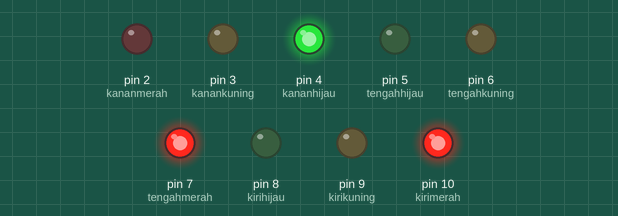
A sketch run on a simulated Arduino Uno, built with avr-gcc and run on an emulated ATmega328P. Shown: output pins drawn as LEDs (lit = HIGH).

Above: at 0.5 s.
At 2.7 s:
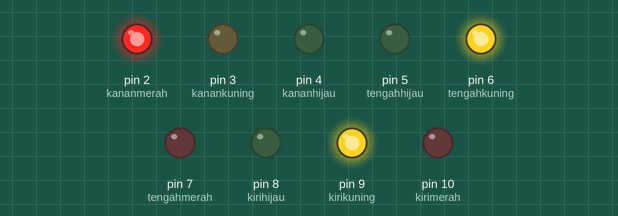
At 3.5 s:
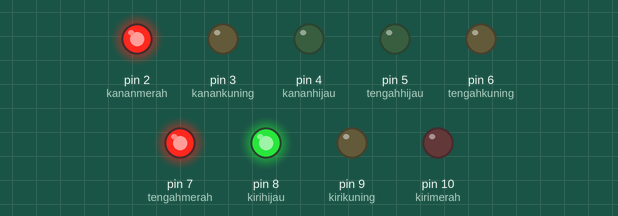
At 5.0 s:
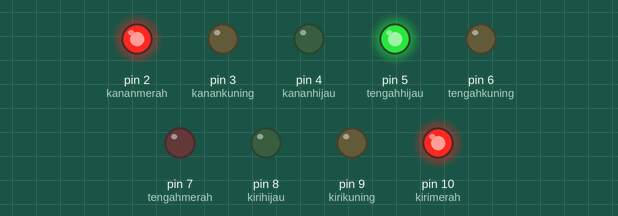
At 7.2 s:
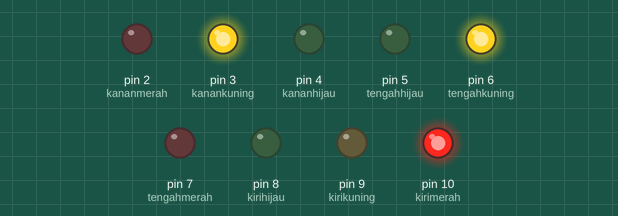
Timing chart, 0 to 7.8 s (numbered marks = the images above):
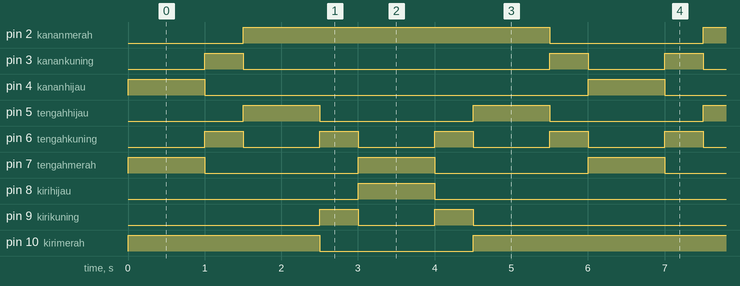

The sketch:

sketch.ino
```cpp
const int kananhijau = 4;
const int kanankuning = 3;
const int kananmerah = 2;
const int tengahhijau = 5;
const int tengahkuning = 6;
const int tengahmerah = 7;
const int kirihijau = 8;
const int kirikuning = 9;
const int kirimerah = 10;


void setup() {

  pinMode(kananhijau, OUTPUT);
  pinMode(kanankuning, OUTPUT);
  pinMode(kananmerah, OUTPUT);
  pinMode(tengahhijau, OUTPUT);
  pinMode(tengahkuning, OUTPUT);
  pinMode(tengahmerah, OUTPUT);
  pinMode(kirihijau, OUTPUT);
  pinMode(kirikuning, OUTPUT);
  pinMode(kirimerah, OUTPUT);

}


void loop() {


//nyalakan semua, kanan hijau
 digitalWrite(kanankuning, LOW);
 digitalWrite(kananmerah, LOW);
 digitalWrite(tengahhijau, LOW);
 digitalWrite(tengahkuning, LOW);
 digitalWrite(kirihijau, LOW);
 digitalWrite(kirikuning, LOW);
 digitalWrite (kananhijau, HIGH);
 digitalWrite (tengahmerah, HIGH);
 digitalWrite (kirimerah, HIGH);
  delay(1000);

//lampu kuning di kanan dan tengah
 digitalWrite (kananhijau, LOW);
 digitalWrite (tengahmerah, LOW);
 digitalWrite (kirimerah, HIGH);
 digitalWrite (kanankuning, HIGH);
 digitalWrite (tengahkuning, HIGH);
  delay(500);

//tengah hijau
 digitalWrite (kanankuning, LOW);
 digitalWrite (tengahkuning, LOW);
 digitalWrite (kananmerah, HIGH);
 digitalWrite (tengahhijau, HIGH);
  delay(1000);

//lampu kuning di tengah dan kiri
 digitalWrite (kananmerah, LOW);
 digitalWrite (tengahhijau, LOW);
 digitalWrite(kirimerah, LOW);
 digitalWrite(kananmerah, HIGH);
 digitalWrite (tengahkuning, HIGH);
 digitalWrite (kirikuning, HIGH);
  delay(500);

//kiri hijau
 digitalWrite (tengahkuning, LOW);
 digitalWrite (kirikuning, LOW);
 digitalWrite(kirimerah, LOW);
 digitalWrite (kirihijau, HIGH);
 digitalWrite (tengahmerah, HIGH);
 digitalWrite(kananmerah, HIGH);
  delay(1000);

//kuning di kiri dan tengah
 digitalWrite (kirihijau, LOW);
 digitalWrite (tengahmerah, LOW);
 digitalWrite (kirikuning, HIGH);
 digitalWrite (tengahkuning, HIGH);
  delay(500);

//tengah hijau
 digitalWrite (kirikuning, LOW);
 digitalWrite (tengahkuning, LOW);
 digitalWrite(tengahhijau, HIGH);
 digitalWrite(kirimerah, HIGH);
 delay(1000);

//lampu kuning di tengah dan kanan
 digitalWrite (tengahhijau, LOW);
 digitalWrite(kananmerah, LOW);
 digitalWrite (kanankuning, HIGH);
 digitalWrite (tengahkuning, HIGH);
  delay(500);

}
```

Measured:
- by itself, pin 2 (kananmerah): alternates HIGH for 4.0 s and LOW for 2.0 s
- by itself, pin 3 (kanankuning): repeats every 6.0 s: LOW 4.0 s, HIGH 0.50 s, LOW 1.0 s, HIGH 0.50 s
- by itself, pin 4 (kananhijau), pin 8 (kirihijau): alternates HIGH for 1.0 s and LOW for 5.0 s
- by itself, pin 5 (tengahhijau), pin 7 (tengahmerah): alternates HIGH for 1.0 s and LOW for 2.0 s
- by itself, pin 6 (tengahkuning): alternates HIGH for 0.50 s and LOW for 1.0 s
- by itself, pin 9 (kirikuning): repeats every 6.0 s: LOW 1.0 s, HIGH 0.50 s, LOW 4.0 s, HIGH 0.50 s
- by itself, pin 10 (kirimerah): repeats every 6.0 s: LOW 2.0 s, HIGH 4.0 s
